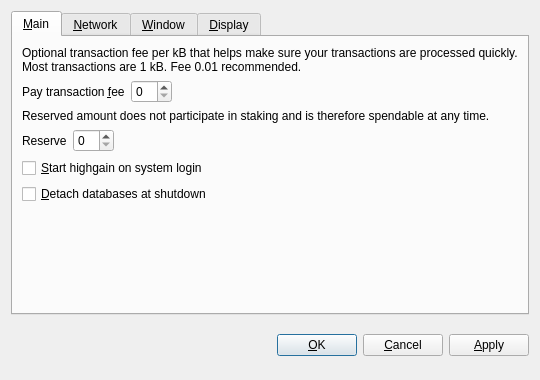
<?xml version="1.0" encoding="UTF-8"?>
<ui version="4.0">
 <class>OptionsDialog</class>
 <widget class="QDialog" name="OptionsDialog">
  <property name="geometry">
   <rect>
    <x>0</x>
    <y>0</y>
    <width>540</width>
    <height>380</height>
   </rect>
  </property>
  <property name="windowTitle">
   <string>Options</string>
  </property>
  <property name="modal">
   <bool>true</bool>
  </property>
  <layout class="QVBoxLayout" name="verticalLayout">
   <item>
    <widget class="QTabWidget" name="tabWidget">
     <property name="tabPosition">
      <enum>QTabWidget::North</enum>
     </property>
     <property name="currentIndex">
      <number>0</number>
     </property>
     <widget class="QWidget" name="tabMain">
      <attribute name="title">
       <string>&amp;Main</string>
      </attribute>
      <layout class="QVBoxLayout" name="verticalLayout_Main">
       <item>
        <widget class="QLabel" name="transactionFeeInfoLabel">
         <property name="text">
          <string>Optional transaction fee per kB that helps make sure your transactions are processed quickly. Most transactions are 1 kB. Fee 0.01 recommended.</string>
         </property>
         <property name="textFormat">
          <enum>Qt::PlainText</enum>
         </property>
         <property name="wordWrap">
          <bool>true</bool>
         </property>
        </widget>
       </item>
       <item>
        <layout class="QHBoxLayout" name="horizontalLayoutFee">
         <item>
          <widget class="QLabel" name="transactionFeeLabel">
           <property name="text">
            <string>Pay transaction &amp;fee</string>
           </property>
           <property name="textFormat">
            <enum>Qt::PlainText</enum>
           </property>
           <property name="buddy">
            <cstring>transactionFee</cstring>
           </property>
          </widget>
         </item>
         <item>
          <widget class="BitcoinAmountField" name="transactionFee"/>
         </item>
         <item>
          <spacer name="horizontalSpacerFee">
           <property name="orientation">
            <enum>Qt::Horizontal</enum>
           </property>
           <property name="sizeHint" stdset="0">
            <size>
             <width>40</width>
             <height>20</height>
            </size>
           </property>
          </spacer>
         </item>
        </layout>
       </item>
       <item>
        <widget class="QLabel" name="reserveBalanceInfoLabel">
         <property name="text">
          <string>Reserved amount does not participate in staking and is therefore spendable at any time.</string>
         </property>
         <property name="textFormat">
          <enum>Qt::PlainText</enum>
         </property>
         <property name="wordWrap">
          <bool>true</bool>
         </property>
        </widget>
       </item>
       <item>
        <layout class="QHBoxLayout" name="horizontalLayoutReserveBalance">
         <item>
          <widget class="QLabel" name="reserveBalanceLabel">
           <property name="text">
            <string>Reserve</string>
           </property>
           <property name="textFormat">
            <enum>Qt::PlainText</enum>
           </property>
           <property name="buddy">
            <cstring>reserveBalance</cstring>
           </property>
          </widget>
         </item>
         <item>
          <widget class="BitcoinAmountField" name="reserveBalance"/>
         </item>
         <item>
          <spacer name="horizontalSpacerReserveBalance">
           <property name="orientation">
            <enum>Qt::Horizontal</enum>
           </property>
           <property name="sizeHint" stdset="0">
            <size>
             <width>40</width>
             <height>20</height>
            </size>
           </property>
          </spacer>
         </item>
        </layout>
       </item>
       <item>
        <widget class="QCheckBox" name="bitcoinAtStartup">
         <property name="toolTip">
          <string>Automatically start highgain after logging in to the system.</string>
         </property>
         <property name="text">
          <string>&amp;Start highgain on system login</string>
         </property>
        </widget>
       </item>
       <item>
        <widget class="QCheckBox" name="detachDatabases">
         <property name="toolTip">
          <string>Detach block and address databases at shutdown. This means they can be moved to another data directory, but it slows down shutdown. The wallet is always detached.</string>
         </property>
         <property name="text">
          <string>&amp;Detach databases at shutdown</string>
         </property>
        </widget>
       </item>
       <item>
        <spacer name="verticalSpacer_Main">
         <property name="orientation">
          <enum>Qt::Vertical</enum>
         </property>
         <property name="sizeHint" stdset="0">
          <size>
           <width>20</width>
           <height>40</height>
          </size>
         </property>
        </spacer>
       </item>
      </layout>
     </widget>
     <widget class="QWidget" name="tabNetwork">
      <attribute name="title">
       <string>&amp;Network</string>
      </attribute>
      <layout class="QVBoxLayout" name="verticalLayout_Network">
       <item>
        <widget class="QCheckBox" name="mapPortUpnp">
         <property name="toolTip">
          <string>Automatically open the highgain client port on the router. This only works when your router supports UPnP and it is enabled.</string>
         </property>
         <property name="text">
          <string>Map port using &amp;UPnP</string>
         </property>
        </widget>
       </item>
       <item>
        <widget class="QCheckBox" name="connectSocks">
         <property name="toolTip">
          <string>Connect to the highgain network through a SOCKS proxy (e.g. when connecting through Tor).</string>
         </property>
         <property name="text">
          <string>&amp;Connect through SOCKS proxy:</string>
         </property>
        </widget>
       </item>
       <item>
        <layout class="QHBoxLayout" name="horizontalLayout_Network">
         <item>
          <widget class="QLabel" name="proxyIpLabel">
           <property name="text">
            <string>Proxy &amp;IP:</string>
           </property>
           <property name="textFormat">
            <enum>Qt::PlainText</enum>
           </property>
           <property name="buddy">
            <cstring>proxyIp</cstring>
           </property>
          </widget>
         </item>
         <item>
          <widget class="QValidatedLineEdit" name="proxyIp">
           <property name="maximumSize">
            <size>
             <width>140</width>
             <height>16777215</height>
            </size>
           </property>
           <property name="toolTip">
            <string>IP address of the proxy (e.g. 127.0.0.1)</string>
           </property>
          </widget>
         </item>
         <item>
          <widget class="QLabel" name="proxyPortLabel">
           <property name="text">
            <string>&amp;Port:</string>
           </property>
           <property name="textFormat">
            <enum>Qt::PlainText</enum>
           </property>
           <property name="buddy">
            <cstring>proxyPort</cstring>
           </property>
          </widget>
         </item>
         <item>
          <widget class="QLineEdit" name="proxyPort">
           <property name="maximumSize">
            <size>
             <width>55</width>
             <height>16777215</height>
            </size>
           </property>
           <property name="toolTip">
            <string>Port of the proxy (e.g. 9050)</string>
           </property>
          </widget>
         </item>
         <item>
          <widget class="QLabel" name="socksVersionLabel">
           <property name="text">
            <string>SOCKS &amp;Version:</string>
           </property>
           <property name="textFormat">
            <enum>Qt::PlainText</enum>
           </property>
           <property name="buddy">
            <cstring>socksVersion</cstring>
           </property>
          </widget>
         </item>
         <item>
          <widget class="QValueComboBox" name="socksVersion">
           <property name="toolTip">
            <string>SOCKS version of the proxy (e.g. 5)</string>
           </property>
          </widget>
         </item>
         <item>
          <spacer name="horizontalSpacer_Network">
           <property name="orientation">
            <enum>Qt::Horizontal</enum>
           </property>
           <property name="sizeHint" stdset="0">
            <size>
             <width>40</width>
             <height>20</height>
            </size>
           </property>
          </spacer>
         </item>
        </layout>
       </item>
       <item>
        <spacer name="verticalSpacer_Network">
         <property name="orientation">
          <enum>Qt::Vertical</enum>
         </property>
         <property name="sizeHint" stdset="0">
          <size>
           <width>20</width>
           <height>40</height>
          </size>
         </property>
        </spacer>
       </item>
      </layout>
     </widget>
     <widget class="QWidget" name="tabWindow">
      <attribute name="title">
       <string>&amp;Window</string>
      </attribute>
      <layout class="QVBoxLayout" name="verticalLayout_Window">
       <item>
        <widget class="QCheckBox" name="minimizeToTray">
         <property name="toolTip">
          <string>Show only a tray icon after minimizing the window.</string>
         </property>
         <property name="text">
          <string>&amp;Minimize to the tray instead of the taskbar</string>
         </property>
        </widget>
       </item>
       <item>
        <widget class="QCheckBox" name="minimizeOnClose">
         <property name="toolTip">
          <string>Minimize instead of exit the application when the window is closed. When this option is enabled, the application will be closed only after selecting Quit in the menu.</string>
         </property>
         <property name="text">
          <string>M&amp;inimize on close</string>
         </property>
        </widget>
       </item>
       <item>
        <spacer name="verticalSpacer_Window">
         <property name="orientation">
          <enum>Qt::Vertical</enum>
         </property>
         <property name="sizeHint" stdset="0">
          <size>
           <width>20</width>
           <height>40</height>
          </size>
         </property>
        </spacer>
       </item>
      </layout>
     </widget>
     <widget class="QWidget" name="tabDisplay">
      <attribute name="title">
       <string>&amp;Display</string>
      </attribute>
      <layout class="QVBoxLayout" name="verticalLayout_Display">
       <item>
        <layout class="QHBoxLayout" name="horizontalLayout_1_Display">
         <item>
          <widget class="QLabel" name="langLabel">
           <property name="text">
            <string>User Interface &amp;language:</string>
           </property>
           <property name="textFormat">
            <enum>Qt::PlainText</enum>
           </property>
           <property name="buddy">
            <cstring>lang</cstring>
           </property>
          </widget>
         </item>
         <item>
          <widget class="QValueComboBox" name="lang">
           <property name="toolTip">
            <string>The user interface language can be set here. This setting will take effect after restarting highgain.</string>
           </property>
          </widget>
         </item>
        </layout>
       </item>
       <item>
        <layout class="QHBoxLayout" name="horizontalLayout_2_Display">
         <item>
          <widget class="QLabel" name="unitLabel">
           <property name="text">
            <string>&amp;Unit to show amounts in:</string>
           </property>
           <property name="textFormat">
            <enum>Qt::PlainText</enum>
           </property>
           <property name="buddy">
            <cstring>unit</cstring>
           </property>
          </widget>
         </item>
         <item>
          <widget class="QValueComboBox" name="unit">
           <property name="toolTip">
            <string>Choose the default subdivision unit to show in the interface and when sending coins.</string>
           </property>
          </widget>
         </item>
        </layout>
       </item>
       <item>
        <widget class="QCheckBox" name="displayAddresses">
         <property name="toolTip">
          <string>Whether to show highgain addresses in the transaction list or not.</string>
         </property>
         <property name="text">
          <string>&amp;Display addresses in transaction list</string>
         </property>
        </widget>
       </item>
       <item>
        <widget class="QCheckBox" name="coinControlFeatures">
         <property name="toolTip">
          <string>Whether to show coin control features or not.</string>
         </property>
         <property name="text">
          <string>Display coin &amp;control features (experts only!)</string>
         </property>
        </widget>
       </item>
       <item>
        <spacer name="verticalSpacer_Display">
         <property name="orientation">
          <enum>Qt::Vertical</enum>
         </property>
         <property name="sizeHint" stdset="0">
          <size>
           <width>20</width>
           <height>40</height>
          </size>
         </property>
        </spacer>
       </item>
      </layout>
     </widget>
    </widget>
   </item>
   <item>
    <layout class="QHBoxLayout" name="horizontalLayout_Buttons">
     <item>
      <spacer name="horizontalSpacer_1">
       <property name="orientation">
        <enum>Qt::Horizontal</enum>
       </property>
       <property name="sizeHint" stdset="0">
        <size>
         <width>40</width>
         <height>48</height>
        </size>
       </property>
      </spacer>
     </item>
     <item>
      <widget class="QLabel" name="statusLabel">
       <property name="font">
        <font>
         <weight>50</weight>
         <bold>false</bold>
        </font>
       </property>
       <property name="text">
        <string/>
       </property>
       <property name="textFormat">
        <enum>Qt::PlainText</enum>
       </property>
       <property name="wordWrap">
        <bool>true</bool>
       </property>
      </widget>
     </item>
     <item>
      <spacer name="horizontalSpacer_2">
       <property name="orientation">
        <enum>Qt::Horizontal</enum>
       </property>
       <property name="sizeHint" stdset="0">
        <size>
         <width>40</width>
         <height>48</height>
        </size>
       </property>
      </spacer>
     </item>
     <item>
      <widget class="QPushButton" name="okButton">
       <property name="text">
        <string>&amp;OK</string>
       </property>
      </widget>
     </item>
     <item>
      <widget class="QPushButton" name="cancelButton">
       <property name="text">
        <string>&amp;Cancel</string>
       </property>
       <property name="autoDefault">
        <bool>false</bool>
       </property>
      </widget>
     </item>
     <item>
      <widget class="QPushButton" name="applyButton">
       <property name="text">
        <string>&amp;Apply</string>
       </property>
       <property name="autoDefault">
        <bool>false</bool>
       </property>
      </widget>
     </item>
    </layout>
   </item>
  </layout>
 </widget>
 <customwidgets>
  <customwidget>
   <class>BitcoinAmountField</class>
   <extends>QSpinBox</extends>
   <header>bitcoinamountfield.h</header>
   <container>1</container>
  </customwidget>
  <customwidget>
   <class>QValueComboBox</class>
   <extends>QComboBox</extends>
   <header>qvaluecombobox.h</header>
  </customwidget>
  <customwidget>
   <class>QValidatedLineEdit</class>
   <extends>QLineEdit</extends>
   <header>qvalidatedlineedit.h</header>
  </customwidget>
 </customwidgets>
 <resources/>
 <connections/>
</ui>
